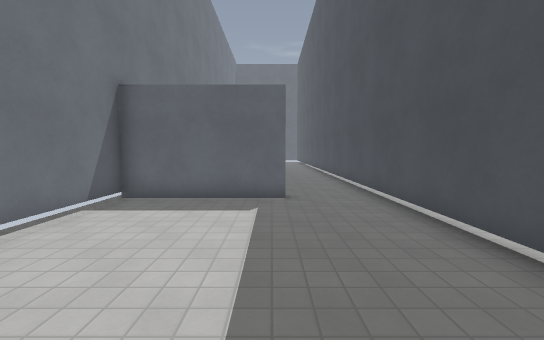
[1] (above)

14 first-person views from a walk through a level from a Godot 3-D game. The camera is 1.5 m above the floor, tilts 4° down and sees 90° across. The floor is counted in squares, 1 m on a side. Each view is taken from the middle of a square. On the plan, view 1 faces up. The plan holds only what a view shows up to about 14 squares ahead; the rest is blank. The place goes on beyond the plan. Surface patterns are stand-ins for the level's own textures.

[2]
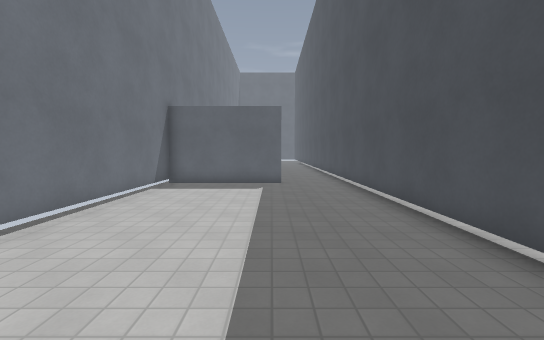

[3]
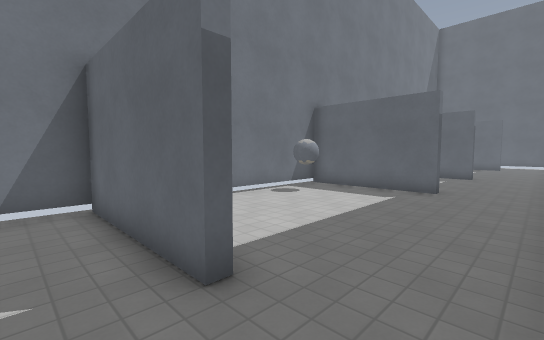

[4]
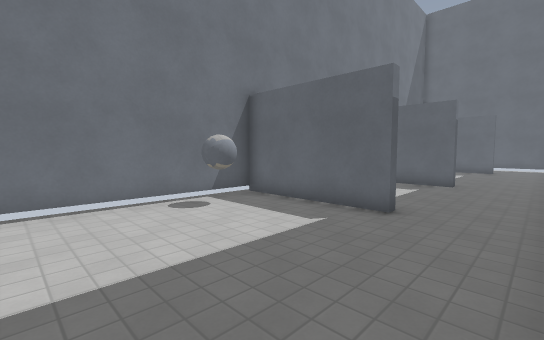

[5]
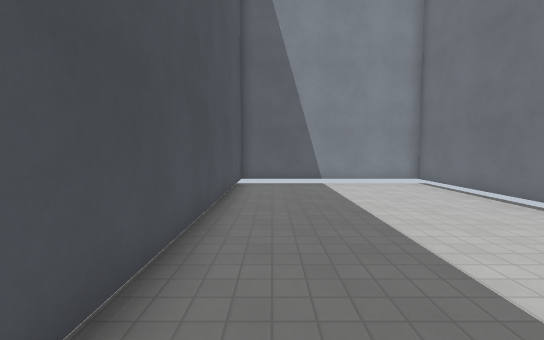

[6]
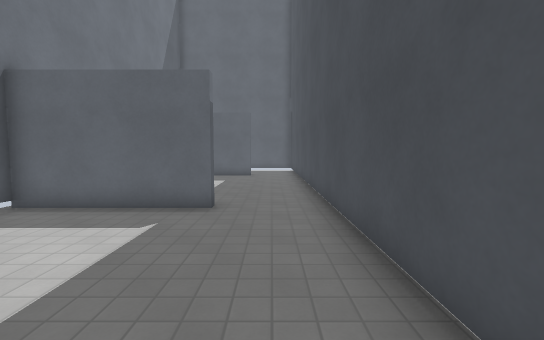

[7]
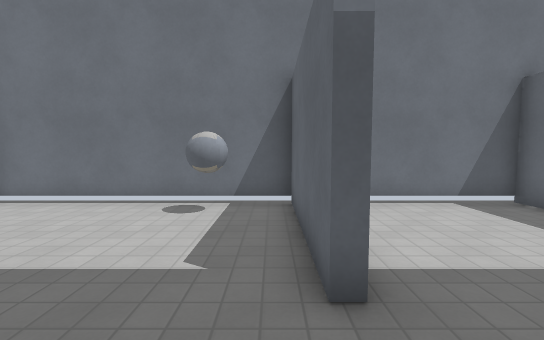

[8]
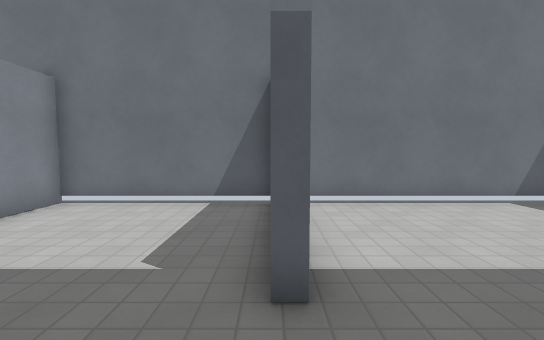

[9]
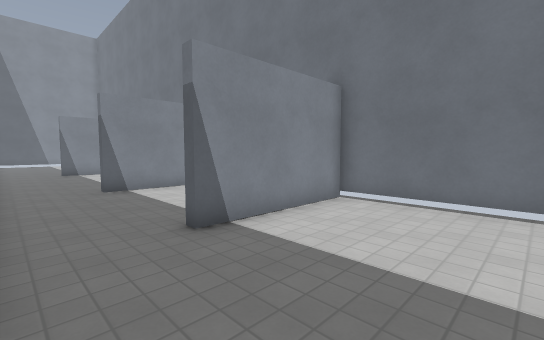

[10]
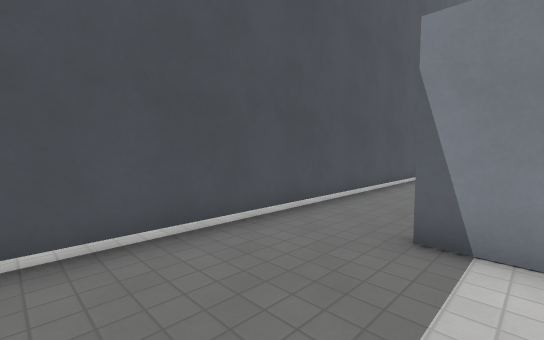

[11]
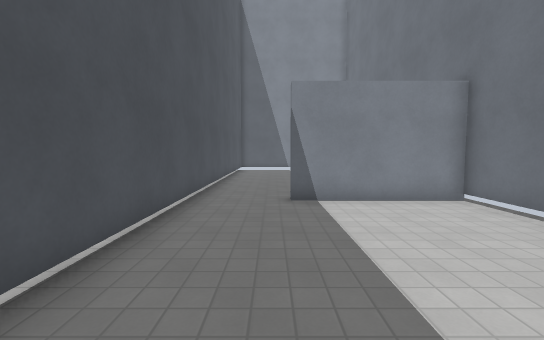

[12]
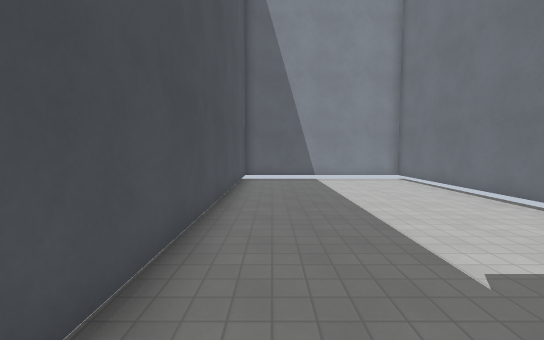

[13]
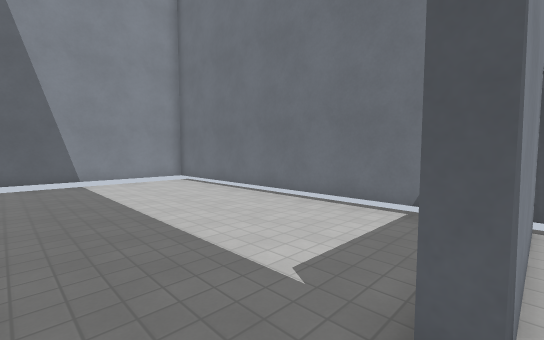

[14]
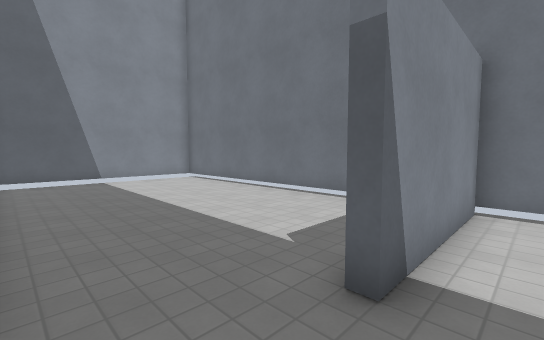

### Floor plan
Points are (right, up) in squares from view 1. A wall is a line through its corners. A room is listed if a view was taken in it or the views show most of it. See-through windows are left out.
Room 1 (views 1, 2, 3, 4, 5, 6, 7, 8, 9, 10, 11, 12, 13, 14)
walls: (-4.7, 29.5) (-4.7, 24.4) (0.4, 24.4) (0.4, 24) (-4.7, 24) (-4.7, 17.9) (0.4, 17.9) (0.4, 17.6) (-4.7, 17.6) (-4.7, 8.9) (0.4, 8.9) (0.4, 8.5) (-4.7, 8.5) (-4.7, -4.5) (3.4, -4.5) (3.4, 29.5)

Where each view was taken, in squares from view 1:
view 1: 0 up, 0 right, facing up
view 2: 4 down, 0 right, facing up
view 3: 7 up, 3 right, facing up-left
view 4: 11 up, 3 right, facing up-left
view 5: 8 up, 2 right, facing down
view 6: 17 up, 2 right, facing up
view 7: 17 up, 3 right, facing left
view 8: 24 up, 3 right, facing left
view 9: 29 up, 3 right, facing down-left
view 10: 29 up, 1 left, facing down-right
view 11: 17 up, 1 right, facing down
view 12: 10 up, 2 right, facing down
view 13: 9 up, 2 right, facing down-left
view 14: 10 up, 3 right, facing down-left
